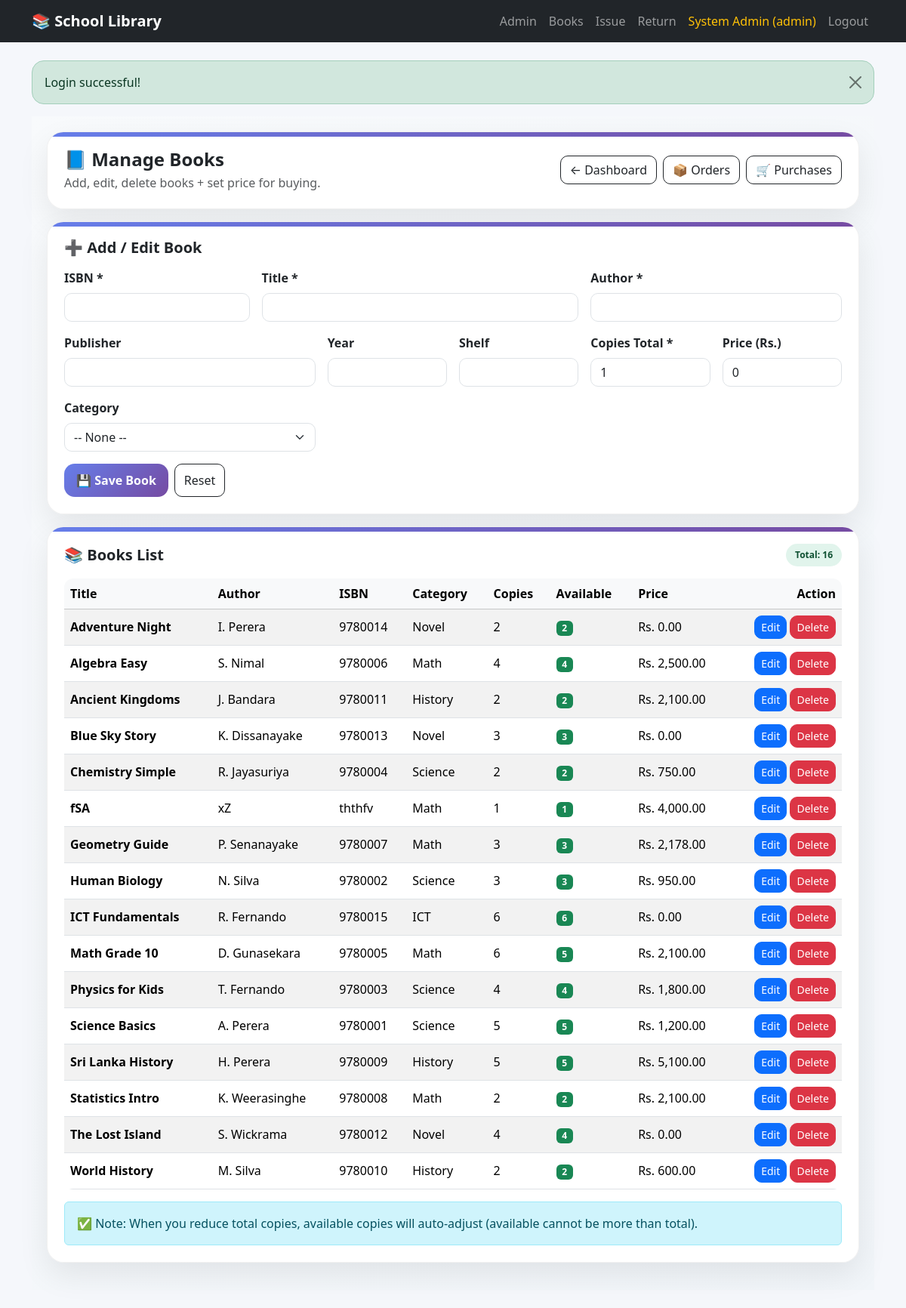
The app's page /admin/books.php (signed in) with its own data.
### tables this page shows
CREATE TABLE `books` (
  `id` int(11) NOT NULL,
  `isbn` varchar(30) DEFAULT NULL,
  `title` varchar(200) NOT NULL,
  `author` varchar(150) NOT NULL,
  `image_url` varchar(255) DEFAULT NULL,
  `publisher` varchar(150) DEFAULT NULL,
  `publish_year` int(11) DEFAULT NULL,
  `shelf` varchar(30) DEFAULT NULL,
  `category_id` int(11) DEFAULT NULL,
  `copies_total` int(11) NOT NULL DEFAULT 1,
  `copies_available` int(11) NOT NULL DEFAULT 1,
  `created_at` timestamp NOT NULL DEFAULT current_timestamp(),
  `price` decimal(10,2) NOT NULL DEFAULT 0.00
);

CREATE TABLE `categories` (
  `id` int(11) NOT NULL,
  `name` varchar(80) NOT NULL
);

### includes/auth.php (called while the page is built, shortened)
<?php
function is_logged_in(): bool {
    return isset($_SESSION['user']);
}
function current_user() {
    return $_SESSION['user'] ?? null;
}

### admin/books.php (the view, shortened to what this page needs)
<?php
require_once __DIR__ . "/../config/db.php";
require_once __DIR__ . "/../includes/auth.php";
require_once __DIR__ . "/../includes/functions.php";
$books = $conn->query("
    SELECT b.*, c.name AS category
    FROM books b
    LEFT JOIN categories c ON c.id=b.category_id
    ORDER BY b.title ASC
");
require_once __DIR__ . "/../includes/header.php";
?>
<div class="wrap">
  <div class="cardx">
    <div class="d-flex flex-wrap justify-content-between align-items-center gap-2">
      <div>
        <h4 class="fw-bold mb-1">📘 Manage Books</h4>
        <div class="text-muted">Add, edit, delete books + set price for buying.</div>
      </div>
      <div class="d-flex gap-2 flex-wrap">
        <a class="btn btn-outline-dark" href="/school_library/admin/dashboard.php">← Dashboard</a>
        <a class="btn btn-outline-dark" href="/school_library/admin/orders.php">📦 Orders</a>
        <a class="btn btn-outline-dark" href="/school_library/admin/purchases.php">🛒 Purchases</a>
      </div>
    </div>
  </div>
  <div class="cardx">
    <h5 class="fw-bold mb-3">➕ Add / Edit Book</h5>
    <form method="post" class="row g-3" id="bookForm">
      <div class="col-md-3">
        <label class="form-label fw-semibold">ISBN *</label>
        <input class="form-control" name="isbn" id="isbn" required>
      </div>
      <div class="col-md-5">
        <label class="form-label fw-semibold">Title *</label>
        <input class="form-control" name="title" id="title" required>
      </div>
      <div class="col-md-4">
        <label class="form-label fw-semibold">Author *</label>
        <input class="form-control" name="author" id="author" required>
      </div>
      <div class="col-md-4">
        <label class="form-label fw-semibold">Publisher</label>
        <input class="form-control" name="publisher" id="publisher">
      </div>
      <div class="col-md-2">
        <label class="form-label fw-semibold">Year</label>
        <input type="number" class="form-control" name="publish_year" id="publish_year" min="0">
      </div>
      <div class="col-md-2">
        <label class="form-label fw-semibold">Shelf</label>
        <input class="form-control" name="shelf" id="shelf">
      </div>
      <div class="col-md-2">
        <label class="form-label fw-semibold">Copies Total *</label>
        <input type="number" class="form-control" name="copies_total" id="copies_total" min="1" value="1" required>
      </div>
      <div class="col-md-2">
        <label class="form-label fw-semibold">Price (Rs.)</label>
        <input type="number" class="form-control" name="price" id="price" step="0.01" min="0" value="0">
      </div>
      <div class="col-md-4">
        <label class="form-label fw-semibold">Category</label>
        <select class="form-select" name="category_id" id="category_id">
          <option value="">-- None --</option>
        </select>
      </div>
      <div class="col-12 d-flex gap-2 flex-wrap">
        <button class="btn-grad" type="submit">💾 Save Book</button>
        <button class="btn btn-outline-dark" type="button" id="resetBtn">Reset</button>
      </div>
    </form>
  </div>
  <div class="cardx">
    <div class="d-flex justify-content-between align-items-center mb-3">
      <h5 class="fw-bold mb-0">📚 Books List</h5>
      <span class="badge-soft">Total: <?= (int)$books->num_rows ?></span>
    </div>
    <div class="table-responsive">
      <table class="table table-striped align-middle">
        <thead class="table-light">
          <tr>
            <th>Title</th>
            <th>Author</th>
            <th>ISBN</th>
            <th>Category</th>
            <th>Copies</th>
            <th>Available</th>
            <th>Price</th>
            <th class="text-end">Action</th>
          </tr>
        </thead>
        <tbody>
        <?php while($b = $books->fetch_assoc()): ?>
          <tr>
            <td class="fw-bold"><?= e($b['title']) ?></td>
            <td><?= e($b['author']) ?></td>
            <td><?= e($b['isbn']) ?></td>
            <td><?= e($b['category'] ?? '-') ?></td>
            <td><?= (int)$b['copies_total'] ?></td>
            <td><span class="badge bg-success"><?= (int)$b['copies_available'] ?></span></td>
            <td>Rs. <?= number_format((float)$b['price'],2) ?></td>
            <td class="text-end">
              <button
                class="btn btn-sm btn-primary"
                onclick='fillEdit(<?= json_encode($b, JSON_HEX_TAG|JSON_HEX_APOS|JSON_HEX_AMP|JSON_HEX_QUOT) ?>)'>
                Edit
              </button>
              <a class="btn btn-sm btn-danger"
                 href="/school_library/admin/books.php?delete=<?= (int)$b['id'] ?>"
                 onclick="return confirm('Delete this book?')">
                Delete
              </a>
            </td>
          </tr>
        <?php endwhile; ?>
        </tbody>
      </table>
    </div>
    <div class="alert alert-info mb-0">
      ✅ Note: When you reduce total copies, available copies will auto-adjust (available cannot be more than total).
    </div>
  </div>
</div>
<?php require_once __DIR__ . "/../includes/footer.php"; ?>

### includes/header.php (shortened to what this page needs)
<?php
require_once __DIR__ . "/auth.php";
require_once __DIR__ . "/functions.php";
?>
<!doctype html>
<html lang="en">
<head>
  <link href="https://cdn.jsdelivr.net/npm/bootstrap@5.3.3/dist/css/bootstrap.min.css" rel="stylesheet">
  <link href="/school_library/assets/css/style.css" rel="stylesheet">
</head>
<body>
<nav class="navbar navbar-expand-lg navbar-dark bg-dark">
  <div class="container">
    <a class="navbar-brand fw-bold" href="/school_library/index.php">📚 School Library</a>
    <div class="collapse navbar-collapse" id="nav">
      <ul class="navbar-nav ms-auto">
        <?php if (!is_logged_in()): ?>
          <li class="nav-item">
            <a class="nav-link" href="/school_library/login.php">Login</a>
          </li>
          <li class="nav-item">
            <a class="nav-link" href="/school_library/register.php">Register</a>
          </li>
        <?php else: ?>
          <?php if (current_user()['role'] === 'admin'): ?>
            <li class="nav-item"><a class="nav-link" href="/school_library/admin/dashboard.php">Admin</a></li>
            <li class="nav-item"><a class="nav-link" href="/school_library/admin/books.php">Books</a></li>
            <li class="nav-item"><a class="nav-link" href="/school_library/admin/loans.php">Issue</a></li>
            <li class="nav-item"><a class="nav-link" href="/school_library/admin/returns.php">Return</a></li>
          <?php else: ?>
            <li class="nav-item"><a class="nav-link" href="/school_library/user/dashboard.php">Dashboard</a></li>
            <li class="nav-item"><a class="nav-link" href="/school_library/user/catalog.php">Catalog</a></li>
          <?php endif; ?>
          <li class="nav-item">
            <span class="nav-link text-warning">
              <?= e(current_user()['full_name']) ?> (<?= e(current_user()['role']) ?>)
            </span>
          </li>
          <li class="nav-item">
            <a class="nav-link" href="/school_library/logout.php">Logout</a>
          </li>
        <?php endif; ?>
      </ul>
    </div>
  </div>
</nav>
<div class="container py-4">
  <?php flash(); ?>

### includes/functions.php (shortened to what this page needs)
<?php
function e($str): string {
    return htmlspecialchars((string)$str, ENT_QUOTES, 'UTF-8');
}
function get_flash_type(): string {
    return $_SESSION['flash']['type'] ?? 'info';
}
function get_flash_message(): string {
    return $_SESSION['flash']['msg'] ?? '';
}
function flash(): void {
    $type = get_flash_type();
    $msg  = get_flash_message();
    echo '<div class="alert alert-' . e($type) . ' alert-dismissible fade show rounded-4" role="alert">';
    echo e($msg);
    echo '<button type="button" class="btn-close" data-bs-dismiss="alert" aria-label="Close"></button>';
    echo '</div>';
}
?>

### includes/footer.php (shortened to what this page needs)
</div>
</body>
</html>

### assets/css/style.css (style rules this page uses)
body { background: #f5f7fb; }
.table { background: #fff; border-radius: 12px; overflow: hidden; }
.btn { border-radius: 10px; }
.form-control, .form-select { border-radius: 10px; }

### admin/books.php (style rules this page uses)
:root { --primary-gradient: linear-gradient(135deg,#667eea,#764ba2); --success-gradient: linear-gradient(135deg,#0ba360,#3cba92); }
.wrap { background: linear-gradient(135deg,#f8fafc,#f1f5f9); min-height:calc(100vh - 80px); padding:20px; }
.cardx { background: rgba(255,255,255,.95); border:1px solid rgba(0,0,0,.06); border-radius: 22px; box-shadow: 0 16px 40px rgba(0,0,0,.08); padding: 22px; margin-bottom: 16px; position: relative; overflow: hidden; }
.cardx:before { content:''; position:absolute; top:0; left:0; width:100%; height:6px; background: var(--primary-gradient); }
.btn-grad { background: var(--primary-gradient); color:#fff; border:none; border-radius: 14px; padding: 10px 16px; font-weight: 800; }
.table thead th { white-space: nowrap; }
.badge-soft { padding: 6px 12px; border-radius: 999px; font-weight: 900; font-size: 12px; white-space: nowrap; background: rgba(11,163,96,.12); color:#0f5132; }

### records on screen
books: title "Adventure Night", author "I. Perera", isbn "9780014", category.name "Novel", copies_total "2", copies_available "2", price "0.00"
books: title "Algebra Easy", author "S. Nimal", isbn "9780006", category.name "Math", copies_total "4", copies_available "4", price "2,500.00"
books: title "Ancient Kingdoms", author "J. Bandara", isbn "9780011", category.name "History", copies_total "2", copies_available "2", price "2,100.00"
books: title "Blue Sky Story", author "K. Dissanayake", isbn "9780013", category.name "Novel", copies_total "3", copies_available "3", price "0.00"
books: title "Chemistry Simple", author "R. Jayasuriya", isbn "9780004", category.name "Science", copies_total "2", copies_available "2", price "750.00"
books: title "fSA", author "xZ", isbn "ththfv", category.name "Math", copies_total "1", copies_available "1", price "4,000.00"
books: title "Geometry Guide", author "P. Senanayake", isbn "9780007", category.name "Math", copies_total "3", copies_available "3", price "2,178.00"
books: title "Human Biology", author "N. Silva", isbn "9780002", category.name "Science", copies_total "3", copies_available "3", price "950.00"
books: title "ICT Fundamentals", author "R. Fernando", isbn "9780015", category.name "ICT", copies_total "6", copies_available "6", price "0.00"
books: title "Math Grade 10", author "D. Gunasekara", isbn "9780005", category.name "Math", copies_total "6", copies_available "5", price "2,100.00"
books: title "Physics for Kids", author "T. Fernando", isbn "9780003", category.name "Science", copies_total "4", copies_available "4", price "1,800.00"
books: title "Science Basics", author "A. Perera", isbn "9780001", category.name "Science", copies_total "5", copies_available "5", price "1,200.00"
books: title "Sri Lanka History", author "H. Perera", isbn "9780009", category.name "History", copies_total "5", copies_available "5", price "5,100.00"
books: title "Statistics Intro", author "K. Weerasinghe", isbn "9780008", category.name "Math", copies_total "2", copies_available "2", price "2,100.00"
books: title "The Lost Island", author "S. Wickrama", isbn "9780012", category.name "Novel", copies_total "4", copies_available "4", price "0.00"
books: title "World History", author "M. Silva", isbn "9780010", category.name "History", copies_total "2", copies_available "2", price "600.00"

### other values on screen
current_user()['full_name'] "System Admin"
current_user()['role'] "admin"
$msg "Login successful!"
$books->num_rows "16"
